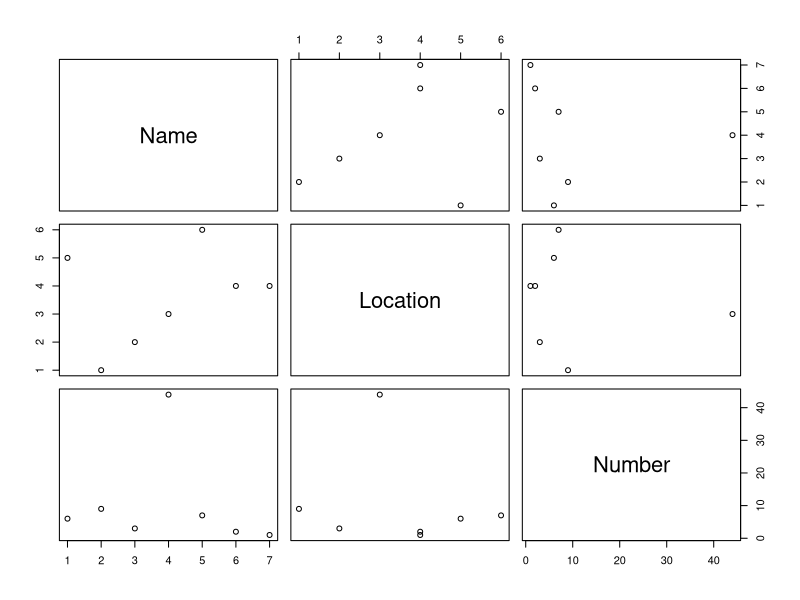

Write R code to recreate this figure.
setwd("C:/Users/User/Desktop/R Course Intro to Programming/Intro_R_EAGLE/Data")
#set working directory to show the computer where to grab and store the data

list.files() #listen up the files in the working directorty

my.df <- read.csv("TestTable.csv",
                  header = TRUE,
                  sep = ";")
#read for importing Table from your set working directory

head(my.df)

summary(my.df)

plot(my.df)

View(my.df)

write.table(my.df, file = "my_data_frame.txt")


c(NA, "Source\tTrain\tVal\tTest", "Latex\t187199\t7265\t5719", "Word\t73383\t2735\t2281", "Total\t260582\t10000\t8000")
c("Name\" \"Location\" \"Number", "\"1\" \"Sebastian\" \"Germany\" 1", "\"2\" \"David\" \"France\" 44", "\"3\" \"Lutz\" \"Germany\" 2", "\"4\" \"Anna\" \"Italy\" 6", "\"5\" \"Jannis\" \"USA\" 7", "\"6\" \"Christian\" \"Denmark\" 3", "\"7\" \"Charl\" \"Africa\" 9")
# datapasta Vector Ctrl + Shift + V

data.frame(
  stringsAsFactors = FALSE,
            Source = c("Latex", "Word", "Total"),
             Train = c(187199L, 73383L, 260582L),
               Val = c(7265L, 2735L, 10000L),
              Test = c(5719L, 2281L, 8000L)
)
# datapasta Dataframe Ctrl + Shift + F

data.table::data.table(
      Source = c("Latex", "Word", "Total"),
       Train = c(187199L, 73383L, 260582L),
         Val = c(7265L, 2735L, 10000L),
        Test = c(5719L, 2281L, 8000L)
)
# datapasta Table Ctrl + Shift + T